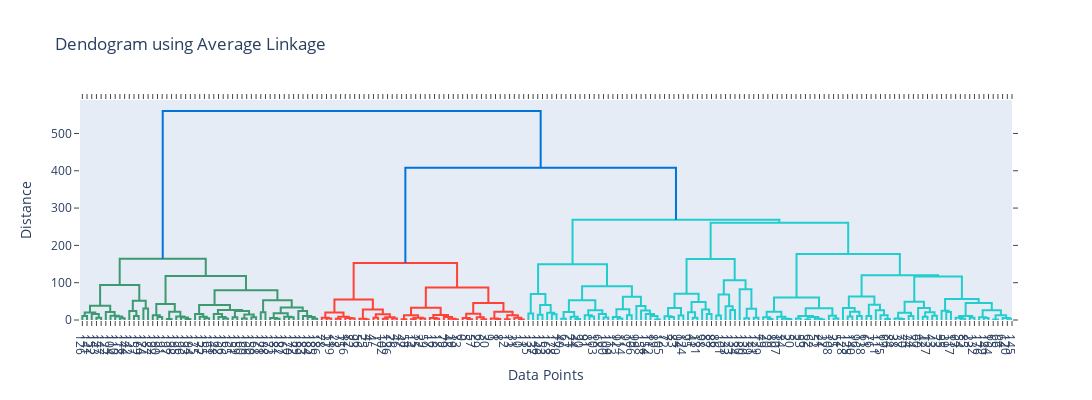

Notebook code for this chart:
### Code cell
clus_model = HeirarchialClustering(linkage_type='average')
linkage_matrix = clus_model.get_linkage_matrix(X_data)
clus_model.plot_dendrogram(title = 'Dendogram using Average Linkage')
